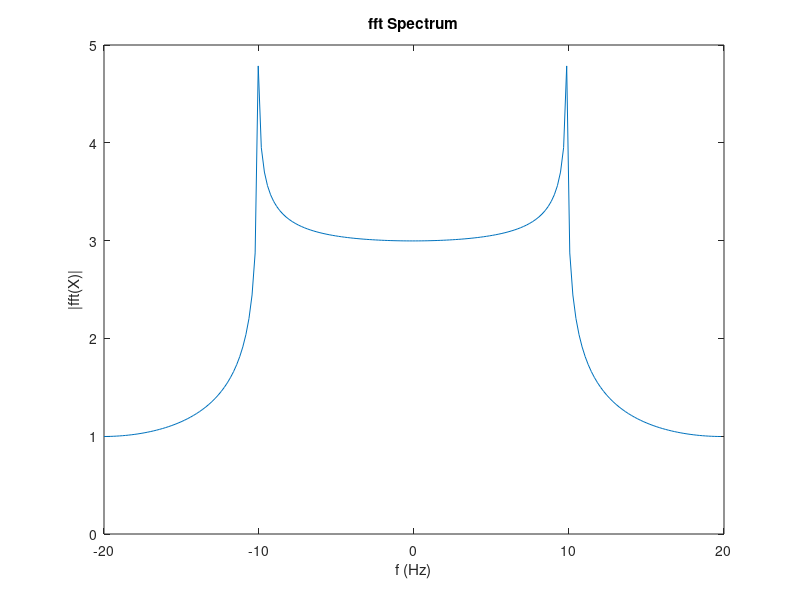

MATLAB code for this plot:



clear all, close all, clc;

B_Hz = 10;

Fs = 4*B_Hz;

time_axis = 0:(1/Fs):5;

signal = sinc(2*B_Hz*time_axis);

nb_points = length(signal);

spectrum = fftshift(fft(2*signal));

freq_step = Fs/nb_points;

freq_bin = -Fs/2:freq_step:Fs/2-freq_step;

plot(freq_bin,abs(spectrum))
title("fft Spectrum")
xlabel("f (Hz)")
ylabel("|fft(X)|")
